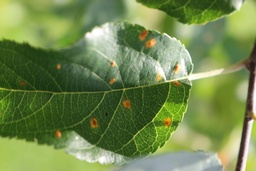
#> input picture test/Test_4.jpg, 256 x 171 px, shrunk from 2048 x 1365 before the run, found by its file name
$ jupyter execute --allow-errors Report.ipynb   (shell and % lines are left out)
#> lines starting #> are read from the running program, lines starting #| are printed output that depends on the picture
<a href="https://colab.research.google.com/github/thanhtruong1712/DAMH_LTSSUD/blob/main/Report.ipynb" target="_parent"></a>

# Đồ án môn học "Lập trình song song ứng dụng"

# Xác định loại bệnh thực vật bằng phương pháp trích xuất dữ liệu và mô hình XGBoost.

## Giảng viên: Phạm Trọng Nghĩa

### Nhóm 14:
- 1712771 - Bùi Thái Tấn Thành
- 1712770 - Trương Thị Lệ Thanh

## Liên kết
- Github: https://github.com/thanhtruong1712/DAMH_LTSSUD
- Drive: https://drive.google.com/drive/folders/1rGZJJ5qUvcued9Zhqks27rpUL7wpIGpe?fbclid=IwAR0hKewhUqeb95jxwUCCh9ffm9f2czTxDsak-Ev9cbTBDPurizT1G7kfVzE
- [File bổ sung](https://colab.research.google.com/drive/16G9xGGcm6y4DFG015D_bRmTtzy8Aj_GN?usp=sharing): chứa các hàm tuần tự, độ chính xác và thời gian của chúng.

---

# **Import và load data**

[cell 1]


# thư viện đọc file phân tích thời gian chạy
from pstats import Stats

# **1. Mô tả ứng dụng**

- **Xác định loại bệnh thực vật bằng phương pháp trích xuất dữ liệu và mô hình XGBoost**
	- Input:
	 - một ảnh RGB hoặc 1 tập ảnh
	 - một mô hình XGBoost đã train
	- Output: `healthy`	`multiple_diseases`	`rust`	`scab`
	- Ý nghĩa của ứng dụng trong thực tế:
		- tránh các chẩn đoán sai dẫn đến tăng chi phí, hại môi trường khi sự dụng sai thuốc, hóa chất cho cây trồng
		- chẩn đoán hiện tại dựa trên con người: tốn thời gian, tốn kém và không mang lại hiệu quả
		- ứng dụng thường được sử dụng trên số lượng lớn cây (theo vườn, nông trại)

- Lý do cần tăng tốc ứng dụng:
	- Có nhiều ý nghĩa thực tế, có thể áp dụng cho đa dạng loại thực vật; riêng trích xuất dữ liệu có thể áp dụng cho các bài toán dạng ảnh.
	- Ứng dụng này sẽ chạy chậm nếu cài đặt tuần tự
	- Mô hình XGBoost có thể song song hóa và tối ưu hóa.


- Khả năng song song hóa
	- Các bước tiền xử lý có thể song song hóa.
	- Trích xuất dữ liệu có thể song song hóa
	- Các cây độc lập với nhau

**Lưu đồ quá trình huấn luyện mô hình XGBoost**

---

# 2. Cài đặt tuần tự

## 2.1. Thiết kế
Tóm tắt các bước:
- Tiền xử lý: chuyển xám, đạo hàm, nén ảnh v.v..
- Trích xuất: color histogram và hue moments
- Lấy trọng số từ mô hình XGBoost và thực hiện tính toán

####**2.1.0**. **Tại sao cần tiền xử lý & trích xuất:**

**Nhìn lại các lớp:**

**Nhận xét:**
- Ở đây chúng ta có thể thấy rằng ở class rust thì lá thường sẽ có màu các đốm màu vàng và class scab thì thường sẽ có các vết màu đen.
- Từ đó vấn đề về màu sắc là một thuộc tính rõ ràng để chúng ta trích xuất dữ liệu cho các class này
- Vậy nên nhóm quyết định chọn 2 figure chính cho model thứ nhất này là color histogram và hue moments hai figure liên quan đến màu sắc.

**Vấn đề gặp phải:**
- Background của các ảnh chứa quá nhiều chi tiết về màu sắc thừa cần phải loại bỏ những chi tiết này để mô hình có thể dự đoán tốt hơn.

####**2.1.1**. **Tiền xử lý**

**Sử dụng đạo hàm ảnh bằng phương pháp candy**
- Nhóm không tuần tự mà sử dụng openCV do sai số khi cài đặt cao.

**Nén ảnh:** Sử dụng phương pháp nén ảnh với threshold
- Hàm dùng để nén ảnh với threshold là ratio sẽ trả ra kết quả là ảnh với block tương ứng với zip x zip và nếu block nào không đủ pixel yêu cầu thì là 0 còn ngược lại thì là 1
    >


**Lấp khuyết:** liên kết các ô xung quanh để lấp khuyết ảnh
- Hàm dùng để liên kết các ô xung quanh để lấp khuyết sẽ trả ra kết quả là một ma trận mask (cách lặp tương tự hàm `nén`)


####**2.1.2**. **Trích xuất dữ liệu**

Trích xuất dữ liệu từ dạng ảnh sang dạng số

**Color histogram**: thống kê số lần xuất hiện các mức sáng trong ảnh với bins=8, phạm vi [0,255] cho mỗi kênh màu

[**Hue moments**](https://en.wikipedia.org/wiki/Image_moment):
- 7 giá trị với 1-6 là đối xứng phản xạ, 7 là phản xạ phản đối xứng
- Các giá trị này được chứng minh là bất biến đối với tỷ lệ hình ảnh, phép quay và độ phản xạ ngoại trừ giá trị thứ bảy, có dấu hiệu bị thay đổi do phản xạ. Sự bất biến này được chứng minh với giả thiết về độ phân giải ảnh vô hạn. Trong trường hợp ảnh raster, các bất biến Hue được tính toán cho ảnh gốc và ảnh đã biến đổi có một chút khác biệt. ([OpenCV](https://docs.opencv.org/2.4/modules/imgproc/doc/structural_analysis_and_shape_descriptors.html?highlight=cvmatchshapes#humoments))
- **Các bước:**
    - Tính Raw moments:


    - Central moments:


    - Moment invariants: Scale invariants


    - Rotation invariants (7 giá trị output - Hue Moments)


**Output:** mảng 519 giá trị gồm 512 giá trị color histogram, 7 giá trị hue moments

####**2.1.3**. **Dự đoán từ dữ liệu đã được trích xuất và mô hình XGBoost đã train**

Kiến trúc tổng quát của **XGBoost**

- Đọc mô hình:
    - Mở và phân tích cú pháp json tập tin siêu tham số mô hình.
    - Truy xuất từ điển thành phần chứa các siêu tham số, lấy ra các tham số:
        - n_estimators: số lượng cây quyết định thành phần của mô hình.
        - n_classes: số phân lớp huấn luyện.
        - max_depth: độ sâu tối đa.
    - Xác định số nút tối đa theo độ sâu tối đa =
    1 + 2 + 2^2 + ... + 2^6
    - Tạo mảng biểu diễn cây quyết định và đọc thông tin cây.
- Dự đoán:
    - Tạo mảng n_classes phần tử, phần tử i thể hiện xác suất thuộc về phân lớp i.
    - Duyệt cây: kết quả duyệt cây i tính tổng tích lũy cho phần tử  i % n_classes

**Ví dụ thông tin mô hình lưu ở dạng json**

**Ví dụ biểu diễn cấu trúc cây lưu dạng json**

**Ví dụ cây quyết định và biểu diễn mảng**

## 2.2. Cài đặt

### Import

[cell 2]
import numpy as np
import cv2 as cv
from numba import njit, jit, cuda
import math

[cell 3]
test_image = cv.imread('/content/DAMH_LTSSUD/test/Test_4.jpg')
#> test_image is the input picture: shape (171, 256, 3); mean B, G, R 78.5, 136.5, 114.5

### Convert color

#### gray

[cell 4]
@njit
def convert_rgb2gray(in_pixels, out_pixels):
    '''
    Convert color image to grayscale image.
    in_pixels : numpy.ndarray with shape=(h, w, 3)
                h, w is height, width of image
                3 is colors with BGR (blue, green, red) order
        Input RGB image

    out_pixels : numpy.ndarray with shape=(h, w)
        Output image in grayscale
    '''
    for r in range(len(in_pixels)):
        for c in range(len(in_pixels[0])):
            out_pixels[r, c] = round(in_pixels[r, c, 0] * 0.114 +
                                in_pixels[r, c, 1] * 0.587 +
                                in_pixels[r, c, 2] * 0.299)
    return out_pixels

[cell 5]
img_gray = np.empty(test_image.shape[:2])

[cell 6]
img_gray = convert_rgb2gray(test_image, img_gray)
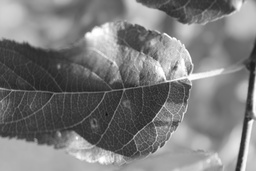
#> img_gray: shape (171, 256) float64; min 11, max 255, mean 123.3

[cell 7]
cv_gray = cv.cvtColor(test_image, cv.COLOR_BGR2GRAY)

[cell 8]
np.abs(cv_gray - img_gray).mean()
#> Out = 0

#### Hsv

`BGR2HSV`:
-  Biểu diễn cách màu sắc xuất hiện dưới ánh sáng
- H - Hue (Bước sóng ưu thế).
- S - Độ bão hòa (Độ tinh khiết / sắc thái của màu).
- V - Giá trị (Cường độ ánh sáng).

Cài đặt theo openCV: https://learnopencv.com/color-spaces-in-opencv-cpp-python/

[cell 9]
@jit
def convert_bgr2hsv(in_pixels, out_pixels):
    '''
    3d & 3d
    '''
    for i in range(len(in_pixels)):
        for j in range(len(in_pixels[0])):
            b,g,r = in_pixels[i,j,0]/255,in_pixels[i,j,1]/255,in_pixels[i,j,2]/255
            S=0
            H=0
            V = max(r,g,b)
            if V!=0:
                S=round((V-min(r,g,b))/V ,3)
            if r==g and g==b:
                H=0
            elif V==r:
                H= 60*(g-b)/(V-min(r,g,b))
            elif V==g:
                H= 120 + 60*(b-r)/(V-min(r,g,b))
            else:
                H= 240 + 60*(r-g)/(V-min(r,g,b))
            if H<0:
                H = H + 360
            out_pixels[i,j,0] = round(H/2,0)
            out_pixels[i,j,1] =  round(255*S,0)
            out_pixels[i,j,2] = 255*V
    return out_pixels

img=cv.imread('/content/DAMH_LTSSUD/test/Test_4.jpg')
o_img =img.copy()
c2 = convert_bgr2hsv(img,o_img)
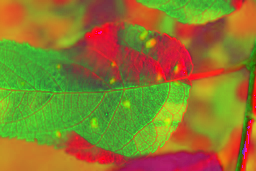
#> c2: shape (171, 256, 3); mean B, G, R 44.2, 122, 137.5

img=cv.imread('/content/DAMH_LTSSUD/test/Test_4.jpg')
c1 = cv.cvtColor(img, cv.COLOR_BGR2HSV)
#> c1: shape (171, 256, 3); mean H, S, V 44.2, 122, 137.5

print("----------------error----------")
np.mean(np.abs(c2.astype(np.float32)- c1.astype(np.float32))) # up low
#> Out = 0.0261

[cell 10]
img=cv.imread('/content/DAMH_LTSSUD/test/Test_4.jpg')
o_img = img.copy()

[cell 11]
c2 = convert_bgr2hsv(img,o_img)

### GaussianBlur

[cell 12]
def get_gaussian_kernel(ksize, sigma):
    '''
    Hàm tạo bộ lọc Gaussian có kích thước shape x shape với các giá trị có độ lệch chuẩn sigma.

    Đầu vào:
    - ksize (int): kích thước bộ lọc
    - sigma (float): độ lệch chuẩn.

    Đầu ra:
    - kernel (np.array): bộ lọc Gaussian

    Tham khảo:
    https://stackoverflow.com/questions/8204645/implementing-gaussian-blur-how-to-calculate-convolution-matrix-kernel
    https://github.com/opencv/opencv/blob/4.x/modules/imgproc/src/smooth.dispatch.cpp
    '''
    if ksize == 1:
        kernel = np.array([1.])
    elif ksize == 3:
        kernel = np.array([0.25, 0.5, 0.25])
    elif ksize == 5:
        kernel = np.array([0.0625, 0.25, 0.375, 0.25, 0.0625])
    elif ksize == 7:
        kernel = np.array([0.03125, 0.109375, 0.21875, 0.21875, 0.21875, 0.109375, 0.03125])
    else:
        if sigma <= 0:
            sigma = 0.3 * ((ksize - 1) * 0.5 - 1) + 0.8

        G = lambda x: math.exp(-(x - (ksize - 1) / 2)**2 / (2 * sigma**2))
        kernel = np.array([G(x) for x in range(ksize)])
        kernel /= kernel.sum()

    return kernel

@njit
def apply_kernel(image, kernel):
    '''
    Hàm thực hiện phép tích chập 2 chiều giữa ảnh image và bộ lọc kernel.
    Tại vùng biên, phần tử lân cận gần nhất được chọn làm phần tử đệm.
    Độ dời khi duyệt là 1.

    Đầu vào:
    - image (np.array): ảnh đầu vào.
    - kernel (np.array): bộ lọc

    Đầu ra:
    - out (np.array): ảnh đã được áp dụng bộ lọc.
    '''
    image = np.atleast_3d(image)
    offset = (kernel.shape[0] // 2, kernel.shape[1] // 2)
    last_row = image.shape[0] - 1
    last_col = image.shape[1] - 1

    out = np.zeros_like(image, np.uint8)
    out_pixel = np.zeros(image.shape[-1], np.float32)

    for out_r in range(image.shape[0]):
        for out_c in range(image.shape[1]):
            for filter_r, r in enumerate(range(out_r - offset[0], out_r + offset[0] + 1)):
                for filter_c, c in enumerate(range(out_c - offset[1], out_c + offset[1] + 1)):
                    in_r = min(max(0, r), last_row)
                    in_c = min(max(0, c), last_col)

                    out_pixel += image[in_r, in_c] * kernel[filter_r, filter_c]

            out[out_r, out_c] = np.floor(out_pixel).astype(np.uint8)
            out_pixel -= out_pixel

    return out

def create_gaussian_filter(ksize, sigmaX, sigmaY=0):
    '''
    Hàm tạo bộ lọc Gauss

    Đầu vào:
    - ksize (tuple): kích thước bộ lọc Gauss, thể hiện số dòng, số cột.
    - sigmaX, sigmaY (float): độ lệch chuẩn cho giá trị bộ lọc theo chiều dọc và ngang.

    Đầu ra
    - kernel (np.array): bộ lọc Gauss
    '''
    kernel_x = get_gaussian_kernel(ksize[0], sigmaX)
    kernel_x = np.expand_dims(kernel_x, 1)

    if sigmaY == 0:
        sigmaY = sigmaX
    kernel_y = get_gaussian_kernel(ksize[1], sigmaY)
    kernel_y = np.expand_dims(kernel_y, 0)

    return kernel_x @ kernel_y

def gaussian_blur(image, ksize, sigmaX, sigmaY=0):
    '''
    Hàm làm mờ ảnh sử dụng bộ lọc Gauss.

    Đầu vào:
    - image (np.array): ảnh đầu vào.
    - ksize (tuple): kích thước bộ lọc Gauss, thể hiện số dòng, số cột.
    - sigmaX, sigmaY (float): độ lệch chuẩn cho giá trị bộ lọc theo chiều dọc và ngang.

    Đầu ra
    - blur (np.array): ảnh kết quả sau khi áp dụng bộ lọc
    '''
#> called with ksize = (3, 3), sigmaX = 0, sigmaY = 0
    kernel = create_gaussian_filter(ksize, sigmaX, sigmaY)

    out = apply_kernel(image, kernel)
    if len(image.shape) != len(out.shape):
        out.shape = image.shape

    return out

[cell 13]
img_blur = gaussian_blur(cv_gray, (3,3), 0)

[cell 14]
cv_blur = cv.GaussianBlur(cv_gray, (3, 3), 0)

[cell 15]
np.abs(img_blur - cv_blur).mean()
#> Out = 127.9

### fd_histogram

trong hàm `fd_histogram` có sử dụng [`BGR2HSV`](#scrollTo=btttuCVdA24M&line=7&uniqifier=1)

[cell 16]
def fd_histogram(image):
    bins = 8
#> bins = 8
    # convert the image to HSV color-space
    image = cv.cvtColor(image, cv.COLOR_BGR2HSV)

    # compute the color histogram
    hist  = cv.calcHist([image], [0, 1, 2], None, [bins, bins, bins], [0, 256, 0, 256, 0, 256])

    # normalize the histogram
    cv.normalize(hist, hist)

    # return the histogram
    return hist.ravel()

[cell 17]
@njit
def compute_hist(img, hist):
    '''
    Color histogram: thống kê số lần xuất hiện các mức sáng trong ảnh với bins=8,
                     phạm vi [0,255] cho mỗi kênh màu
    input:
            img: numpy.ndarray with shape=(h, w, 3)
            hist: numpy.ndarray with shape=(8,8,8)
    '''
    h, w = img.shape[:2]
    for i in range(h):
        for j in range(w):
            x,y,z=img[i][j][0]//32,img[i][j][1]//32,img[i][j][2]//32
            hist[x][y][z] =hist[x][y][z] + 1
    return hist

def fd_histogram2(image, mask=None):
    # convert the image to HSV color-space
    image = cv.cvtColor(image, cv.COLOR_BGR2HSV)

    # compute the color histogram
    hist = np.zeros((8,8,8), np.float32)
    hist  = compute_hist(image,hist)

    # normalize the histogram
    cv.normalize(hist, hist)
    hist=hist
    # return the histogram
    return hist.ravel()

[cell 18]
cv_hist_figure = fd_histogram(cv.imread('/content/DAMH_LTSSUD/test/Test_4.jpg'))
#> cv_hist_figure = 512 values, max 0.578 at index 106, min 0 at index 0, mean 0.01

[cell 19]
hist_figure = fd_histogram2(cv.imread('/content/DAMH_LTSSUD/test/Test_4.jpg'))
#> hist_figure has the same summary as cv_hist_figure

[cell 20]
np.abs(cv_hist_figure.astype(np.float64)- hist_figure).mean()
#> Out = 0

[cell 21]
hist_figure.mean()
#> Out = 0.01

[cell 22]
temp=cv.imread('/content/images/Test_4.jpg')
hist21 = np.zeros((8,8,8), np.float32)

[cell 23]
hist21  = compute_hist(temp,hist21)

### fd_hue_moments

[cell 24]
def fd_hue_moments(gray_image):
    # image = cv.cvtColor(gray_image, cv.COLOR_BGR2GRAY)
    feature = cv.HuMoments(cv.moments(gray_image)).ravel()
#> feature = [0.00155, 2.68e-07, 5.86e-14, 5.02e-11, 1.72e-23, 2.37e-14, 8.44e-23]

    return feature

[cell 25]
@njit
def cvMoments(img,m_,mu_,nu_):
    '''
    input:  ảnh 2D
        m_ mảng 3x3 : M ~ raw Moments
        mu_ 3x3: mu ~ central moments
        nu_ 3x3: nu ~ normalized central moments
    output: nu_
    '''
    # tính m_
    for i in range(4):
        for j in range(4):
            temp=0
            if (i,j) not in [(1,3),(2,2),(2,3)]:
                for x in range(img.shape[0]):
                    for y in range(img.shape[1]):
                        temp=temp+img[x,y]*(x**i)*(y**j)
                m_[i,j]=temp
            if i==3:
                break

    # xbar ybar
    xbar=m_[1,0]/m_[0,0]
    ybar=m_[0,1]/m_[0,0]

    # tính mu
    mu_[1,1] = m_[1,1] - xbar*m_[0,1]
    mu_[0,2] = m_[2,0] - xbar*m_[1,0]
    mu_[2,0] = m_[0,2] - ybar*m_[0,1]
    mu_[1,2] = m_[2,1] - 2*xbar*m_[1,1] - ybar*m_[2,0] + 2*(xbar**2)*m_[0,1]
    mu_[2,1] = m_[1,2] - 2*ybar*m_[1,1] - xbar*m_[0,2] + 2*(ybar**2)*m_[1,0]
    mu_[0,3] = m_[3,0] - 3*xbar*m_[2,0] + 2*(xbar**2)*m_[1,0]
    mu_[3,0] = m_[0,3] - 3*ybar*m_[0,2] + 2*(ybar**2)*m_[0,1]

    #tính nu  nu_ji = mu_ji / [m00^(((i+j)/2)+1)]
    for i in range(4):
        for j in range(4):
            nu_[i,j] = mu_[i,j]/(m_[0,0]**(((i+j)/2)+1))

    return nu_

# HueMoments
@njit
def cvHueMoments(eta,hue_):
    '''
    eta: output của cvMoments
    hue_: Mảng 1D 7 giá trị
    '''
    hue_[0] =  eta[2][0] + eta[0][2]
    hue_[1] = (eta[2][0] - eta[0][2])**2 + 4*eta[1][1]**2
    hue_[2] = (eta[3][0] - 3*eta[1][2])**2 + (3*eta[2][1] - eta[0][3])**2
    hue_[3] = (eta[3][0] + eta[1][2])**2 + (eta[2][1] + eta[0][3])**2
    hue_[4] = (eta[3][0] - 3*eta[1][2])*(eta[3][0] + eta[1][2])*((eta[3][0] + eta[1][2])**2 - 3*(eta[2][1] + eta[0][3])**2) +\
                (3*eta[2][1] - eta[0][3])*(eta[2][1] + eta[0][3])*(3*(eta[3][0] + eta[1][2])**2 - (eta[2][1] + eta[0][3])**2)

    hue_[5] = (eta[2][0] - eta[0][2])*((eta[3][0] + eta[1][2])**2 - (eta[2][1] + eta[0][3])**2) + \
          4*eta[1][1]*(eta[3][0] + eta[1][2])*(eta[2][1] + eta[0][3])

    hue_[6] = (3*eta[2][1] - eta[0][3])*(eta[2][1] + eta[0][3])*(3*(eta[3][0] + eta[1][2])**2-(eta[2][1] + eta[0][3])**2) -\
          (eta[3][0] - 3*eta[1][2])*(eta[1][2] + eta[0][3])*(3*(eta[3][0] + eta[1][2])**2-(eta[2][1] + eta[0][3])**2)

    return hue_

def fd_hue_moments2(gray_image):
    m=np.zeros((4, 4), dtype=np.float64)
    mu=np.zeros((4, 4), dtype=np.float64)
    nu=np.zeros((4, 4), dtype=np.float64)
    hue=np.zeros(7,np.float64)

    feature = cvHueMoments(cvMoments(gray_image, m, mu, nu), hue)
    return feature

[cell 26]
cv_gray = cv.cvtColor(cv.imread('/content/images/Test_4.jpg'), cv.COLOR_BGR2GRAY)

[cell 27]
cv_hue_moments = fd_hue_moments(cv_gray)
#> cv_hue_moments has the same summary as feature in fd_hue_moments

[cell 28]
type(cv_hue_moments[0])

[cell 29]
hue_moments = fd_hue_moments2(cv_gray)
#> in fd_hue_moments2, `feature = cvHueMoments(cvMoments(gray_image, m, mu, nu), hue)`: feature = [0.00155, 2.68e-07, 5.86e-14, 5.02e-11, 1.72e-23, 2.37e-14, -4.88e-23]
#> hue_moments has the same summary as feature in fd_hue_moments2

[cell 30]
np.abs(cv_hue_moments - hue_moments).mean()
#> Out = 2.67e-23
